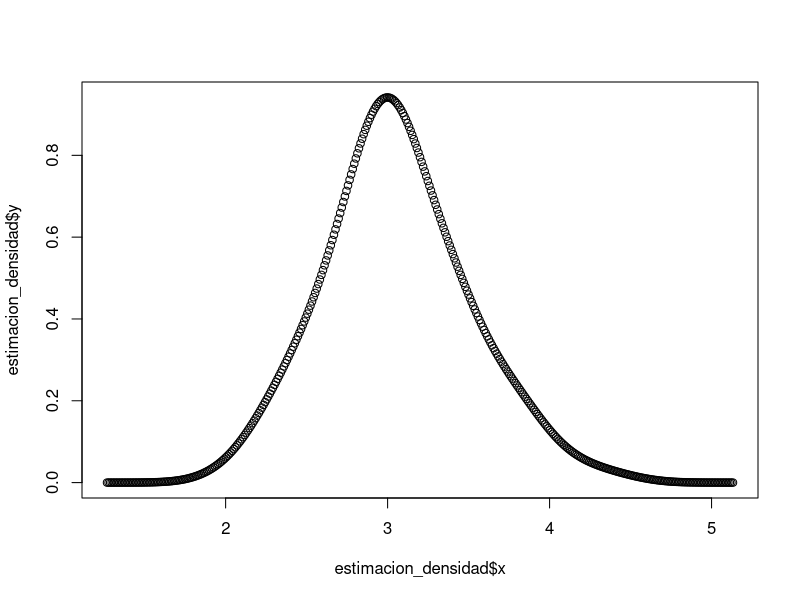

The R script that drew this image:
## ---- chunk 1
knitr::opts_chunk$set(echo = TRUE)
## ---- chunk 2
search()

## ---- chunk 3
data(iris)
iris

## ---- chunk 4
?data
## ---- chunk 5
iris$Sepal.Width
iris$Sepal.Length

## ---- chunk 6
summary(iris)
summary(iris$Sepal.Width)
## ---- chunk 7
summary(iris, digits = 2)
## ---- chunk 8
#estimacion_densidad = bkde(iris$Sepal.Width)
## ---- chunk 9
??bkde
## ---- chunk 10
library(KernSmooth)
estimacion_densidad = bkde(iris$Sepal.Width)
plot(estimacion_densidad)

## ---- chunk 11
#install.packages("dplyr")

## ---- chunk 12
library(dplyr)
## ---- chunk 13
filter(iris,Species=="virginica")
## ---- chunk 14
filter(iris,Species=="virginica" & Sepal.Length<6 & Sepal.Width<=2.7)
## ---- chunk 15
#remove.packages("dplyr")
